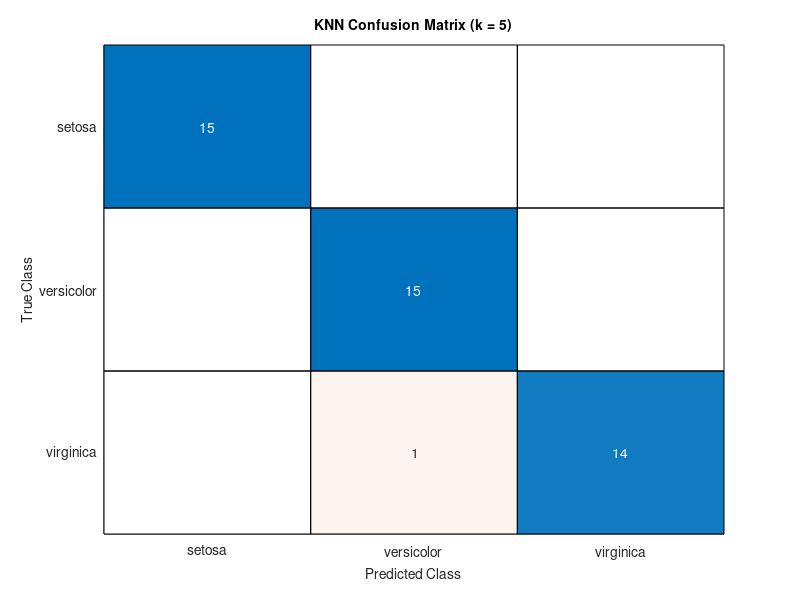
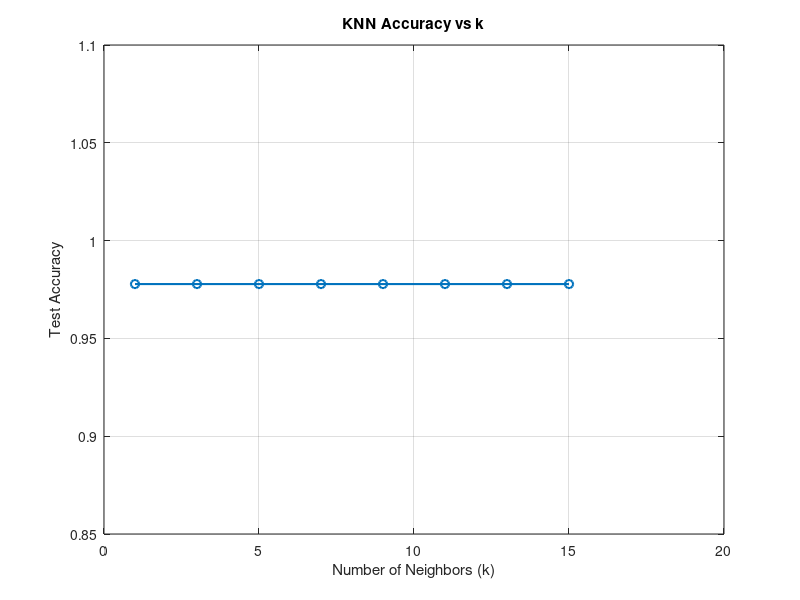

Here is the MATLAB script that generated these plots, in order:
% KNN Classification Example using Iris Dataset
% This script:
% 1) Loads the iris dataset
% 2) Splits it into training and test sets
% 3) Trains a KNN classifier
% 4) Evaluates accuracy
% 5) Shows a confusion matrix

clear; clc; close all;

%% 1. Load data
load fisheriris   % meas (150x4), species (150x1 cell array)
X = meas;         % Features: [sepal length, sepal width, petal length, petal width]
Y = species;      % Labels: 'setosa', 'versicolor', 'virginica'

fprintf('Size of X: %d x %d\n', size(X,1), size(X,2));
fprintf('Size of Y: %d x 1\n', length(Y));

%% 2. Train/Test split (70% train, 30% test)
cv = cvpartition(Y, 'HoldOut', 0.3);

Xtrain = X(training(cv), :);
Ytrain = Y(training(cv), :);

Xtest  = X(test(cv), :);
Ytest  = Y(test(cv), :);

fprintf('Training samples: %d\n', size(Xtrain,1));
fprintf('Test samples    : %d\n', size(Xtest,1));

%% 3. Train KNN classifier (k = 5)
k = 5;
Mdl = fitcknn(Xtrain, Ytrain, 'NumNeighbors', k);

%% 4. Predict on test data
Ypred = predict(Mdl, Xtest);

% Compute classification accuracy
accuracy = mean(strcmp(Ypred, Ytest));
fprintf('Test accuracy with k = %d: %.2f%%\n', k, accuracy*100);

%% 5. Confusion matrix
figure;
confusionchart(Ytest, Ypred);
title(sprintf('KNN Confusion Matrix (k = %d)', k));

%% 6. Try different k values
k_values = 1:2:15;
acc_values = zeros(size(k_values));

for i = 1:numel(k_values)
    k_i = k_values(i);
    Mdl_i = fitcknn(Xtrain, Ytrain, 'NumNeighbors', k_i);
    Ypred_i = predict(Mdl_i, Xtest);
    acc_values(i) = mean(strcmp(Ypred_i, Ytest));
end

figure;
plot(k_values, acc_values, '-o', 'LineWidth', 1.5);
xlabel('Number of Neighbors (k)');
ylabel('Test Accuracy');
title('KNN Accuracy vs k');
grid on;

%% 7. Predict class for a new sample (example)
% New flower: [sepal length, sepal width, petal length, petal width]
newSample = [5.1 3.5 1.4 0.2];   % Looks like setosa
predictedLabel = predict(Mdl, newSample);

fprintf('Predicted species for new sample [5.1 3.5 1.4 0.2]: %s\n', predictedLabel{1});
